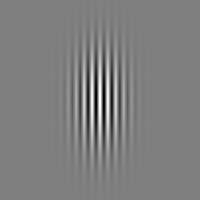
#> input picture image6.jpg, 200 x 200 px
$ python mergeimage.py
#> lines starting #> are read from the running program, lines starting #| are printed output that depends on the picture
import cv2
import numpy as np

# 連結する画像ファイルのパスリスト
#image_paths = ['image0.jpg', 'image1.jpg', 'image2.jpg']
#image_paths = ['image3.jpg', 'image4.jpg', 'image5.jpg']
image_paths = ['image6.jpg', 'image7.jpg', 'image8.jpg']

# 画像を読み込んでリストに保存
images = []
for path in image_paths:
    image = cv2.imread(path)
#> image is the input picture: shape (200, 200, 3); min 0, max 255, mean 127.1
    images.append(image)

# 画像のサイズを取得
height = images[0].shape[0]
#> height = 200
width = sum(image.shape[1] for image in images)
#> width = 600

# 連結された画像用のキャンバスを作成
canvas = np.zeros((height, width, 3), dtype=np.uint8)

# 画像をキャンバス上に連結
x = 0
for image in images:
    w = image.shape[1]
    canvas[:, x:x+w, :] = image
    x += w
#> this loop made 3 passes
#> x on passes 1 to 3: 200, 400, 600
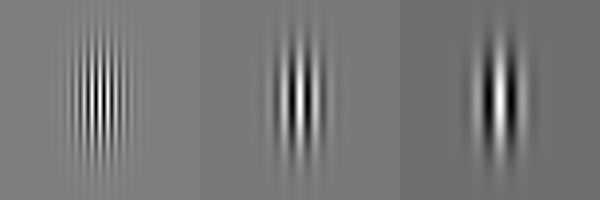
#> canvas: shape (200, 600, 3); min 0, max 255, mean 119.7
#> after the loop, x = 600

# 連結された画像を保存
cv2.imwrite('merged_image3.jpg', canvas)
